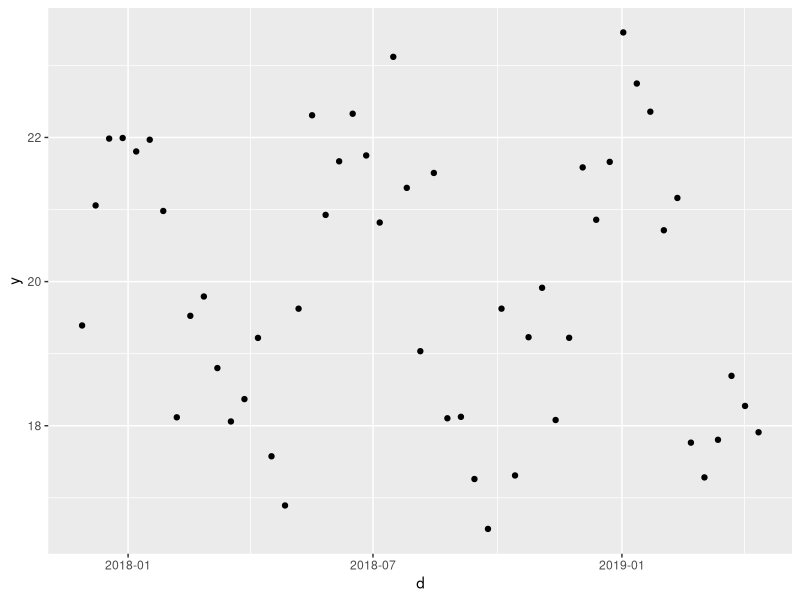
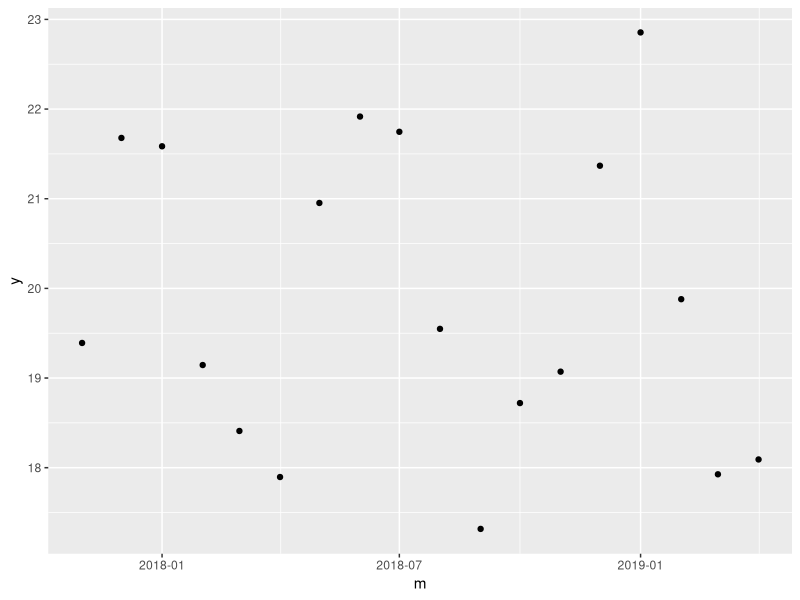
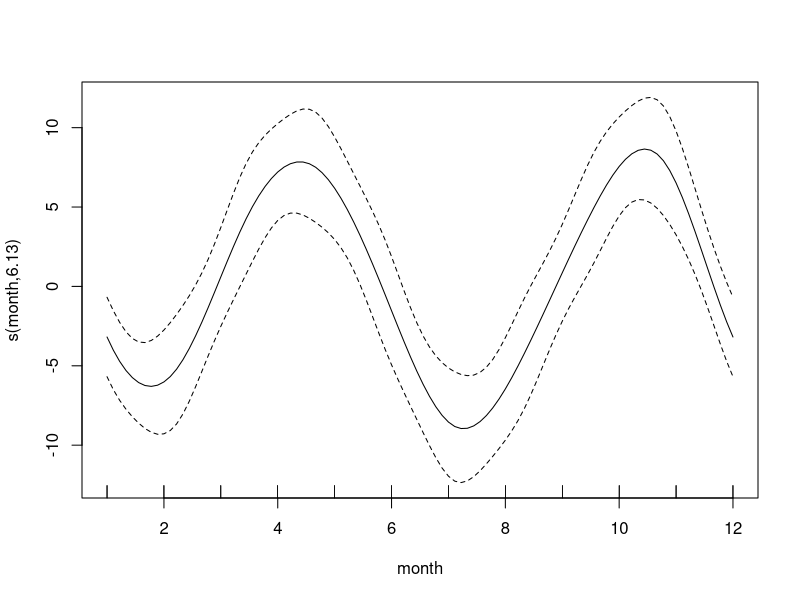
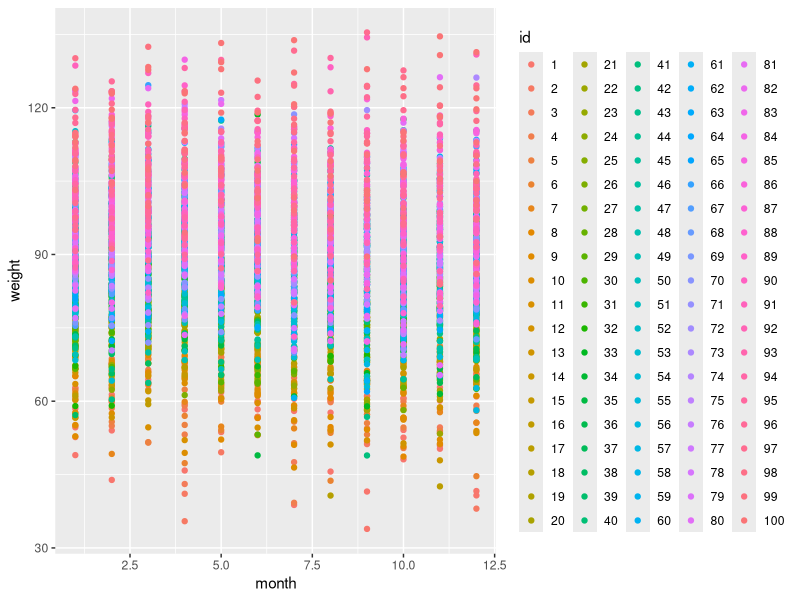
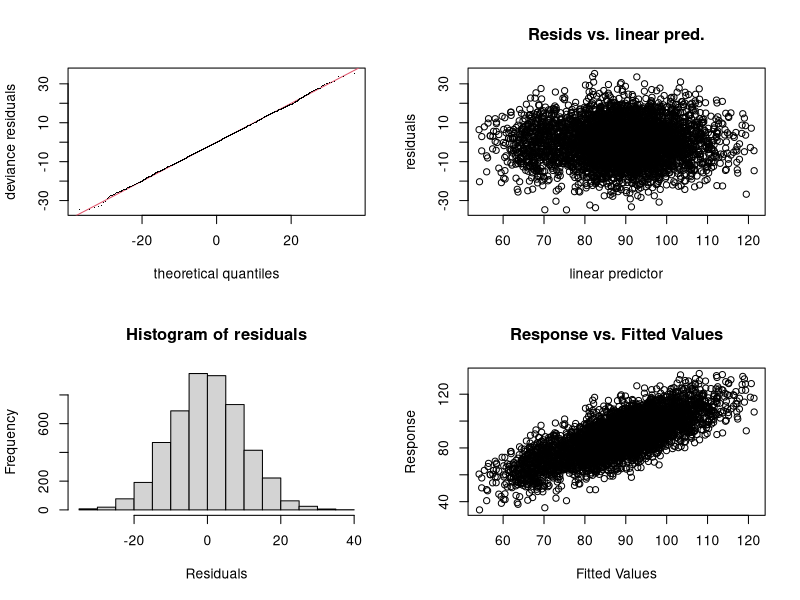
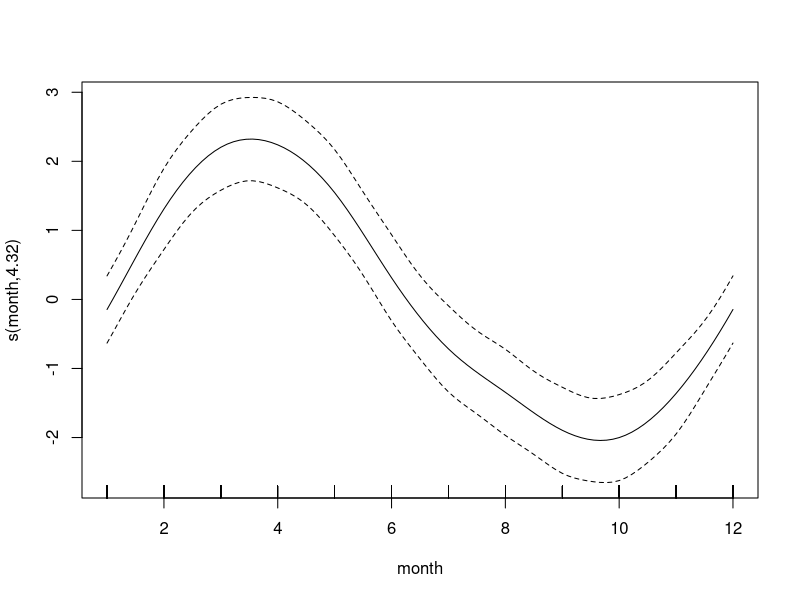
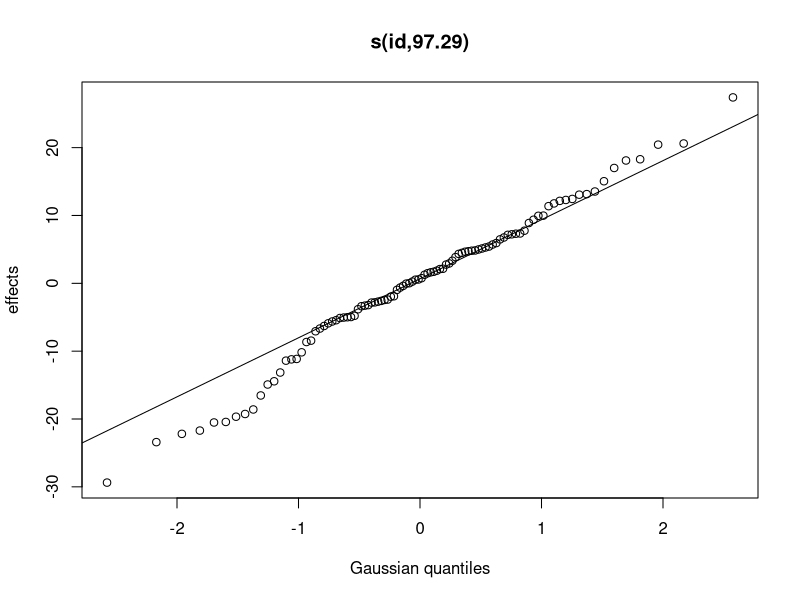
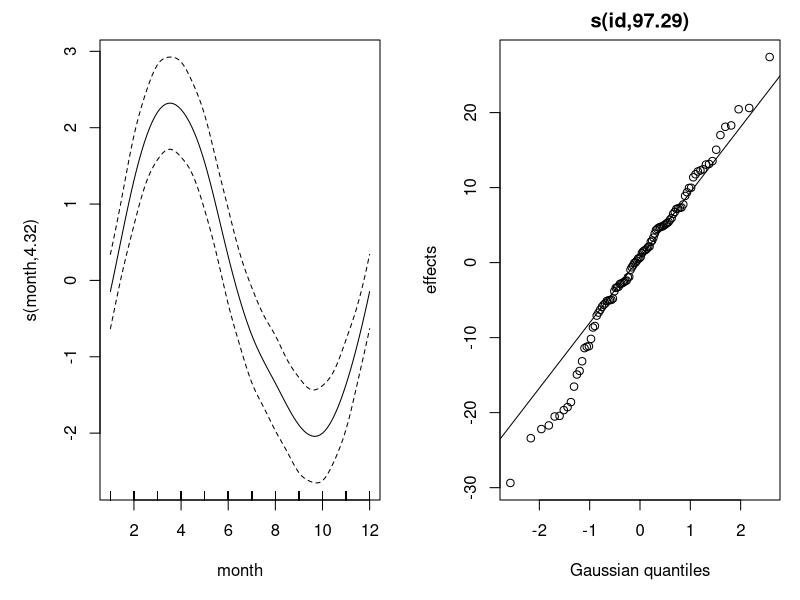

Reproduce these figures in R, in order.
###DATES <3
###And points
library(tidyverse)
library(lubridate)
library(mgcv)
library(splines)

##Another data type (like numeric or character) is date
##Dates have special properties to allow for functions to calculate time
##But, like in excel, dates can be absolute nightmares



##Important thing for my europeans to remember: R was made in the US
##And we do dates stupid
##Generally: Month - Day - Year
char_date <- c("10-1-2023", "8-2-2021", "9-24-2019")
class(char_date)

date <- as_date(char_date, format = "%m-%d-%Y")
class(date)

###Dates can have different formats
char_date <- c("8/12/2023", "1/10/2021", "1/4/2019")
class(char_date)

date <- as_date(char_date, format = "%d/%m/%Y")
class(date)

#####
date - mdy("1-1-2010")
difftime(date, mdy("1-1-2010"), unit = "weeks")
difftime(date, mdy("1-1-2010"), unit = "mins")
difftime(date, mdy("1-1-2010"), unit = "secs")


###You can enter date/time in numbers
dt <- as_datetime(1511870400) ##Time began on January 1, 1970 at midnight; how many days since then
dt

##We can have dates at day, month, year, but we can also have the exact time
##All times are in UTC (GMT, the time zone of England)
d <- as_date(17498)
d

##negative numbers subtract from January 1, 1970
d <- as_date(-1600)
d

##we can round dates or floor them 
d <- as_date(seq(17498,17998,by = 10) )
summary(d)

##Floor rounds to the first day of the month, which is useful if you want to aggregate to 
##the month the observation is in
floor_date(d, unit = "month")

##Rounding makes it to the nearest first of the month
round_date(d, unit = "month")

##Then can convert back to numbers
as.numeric(d)

###We can plot with dates

#Randomly generate something associated with date
y <- 20 + cos(month(d))*2 + rnorm(51, 0, 1)

ggplot() +
  geom_point(aes(x = d, y = y))

###So we can floor to month and average over months
data.frame(d,y) %>%
  mutate(m = floor_date(d, unit = "month")) %>%
  group_by(m) %>%
  summarise(y = mean(y)) %>%
  ggplot()+
  geom_point(aes(x = m, y= y))

###can also extract parts of the date
day(d)
month(d)
year(d)


####----------Modeling seasonal data-------------

###Generating some random seasonal data (this just makes the data, fine if you don't understand)
data <- data.frame(date = seq(ymd("2010-01-01"),
                            ymd("2013-12-01"),
                            by = "month")) %>%
  mutate(y = year(date) - 2010,
         month = month(date),
         aqi = (50 + cos(month +2) * 10) + rnorm(48, 0, 3) + y * 3)

m1 <- gam(aqi ~ y + s(month, bs = "cc"),
    data = data,
    method = "REML",
    family = "gaussian")

summary(m1)
plot(m1)

###We get the
coef(m1)


data <- crossing(date = seq(ymd("2010-01-01"),
                              ymd("2013-12-01"),
                              by = "month"),
                 id = factor(1:100)) %>%
  arrange(id, date)%>%
  mutate(u = sort(rep(rnorm(100,0, 10), 48)),
         y = year(date) - 2010,
         month = month(date),
         weight = 85 + sin(month/2)*2 + 2*y + u + rnorm(4800, 0, 10))  

data %>%
  ggplot()+
  geom_point(aes(x = month, y= weight, color = id))

m2 <- gam(weight ~ y + s(month, bs = "cc", k = 12) + s(id, bs = "re"),
          data = data, 
          method = "REML")

summary(m2)

##Edf = effective degrees of freedom
##edf = 1 means linear but as edf increases, relationship gets wigglier
##Deviance explained = proportion of the variation explained by the covariates (higher is better, like R2)
##Significance is the F/chi.sq statistics where we get out p value from

gam.check(m2)
plot(m2)
plot(m2, pages=1, shade=TRUE)


new_data <- crossing(month = 1:12, 
                     y = 0:3)


new_data$p <- predict(m2, new_data, type = "response", exclude = c("s(id)"), newdata.guaranteed = T)
new_data %>%
  mutate(date = ymd(paste(y+2010, month, 1, "-"))) %>%
  ggplot()+
  geom_line(aes(x = date, y = p))

             
